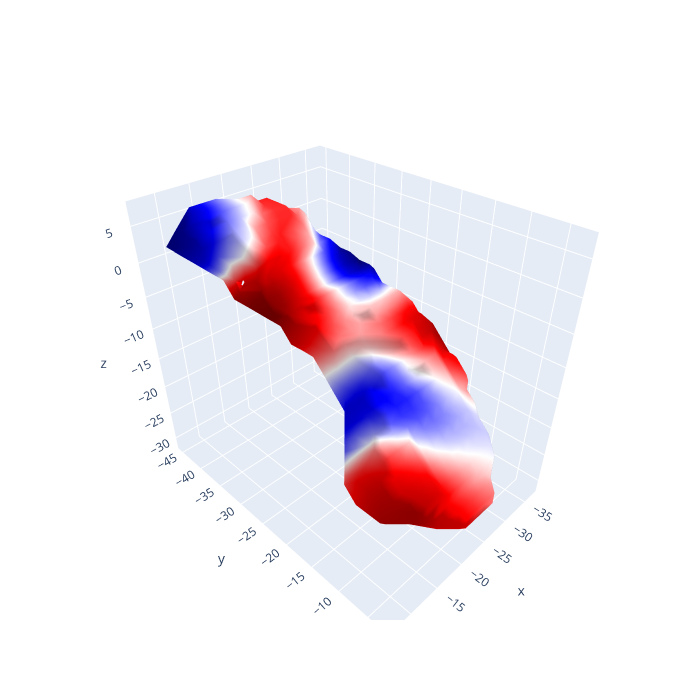

The notebook cell saved with this chart:
### Code cell
# Solve eigenmodes on volumetric mesh
solver = EigenSolver(vol).solve(10)

# Visualise tetmesh
plot_mesh_data(vol, solver.emodes[:, 7])

### Figure 1 — Plotly figure (JSON) as saved in the notebook; plotly's stock layout.template omitted (floating-point values rounded to 4 significant figures; data arrays with more than 128 entries replaced by an {"elided": "..."} marker saying what was removed)
{"data": [{"cmax": 0.03342, "cmin": -0.02886, "colorscale": {"elided": "256x2 mixed values"}, "flatshading": false, "i": {"elided": "2062 int values"}, "intensity": {"elided": "1031 float values"}, "j": {"elided": "2062 int values"}, "k": {"elided": "2062 int values"}, "showscale": false, "type": "mesh3d", "x": {"elided": "1031 float values"}, "y": {"elided": "1031 float values"}, "z": {"elided": "1031 float values"}}], "layout": {"height": 700, "scene": {"aspectmode": "data"}, "width": 700}}
